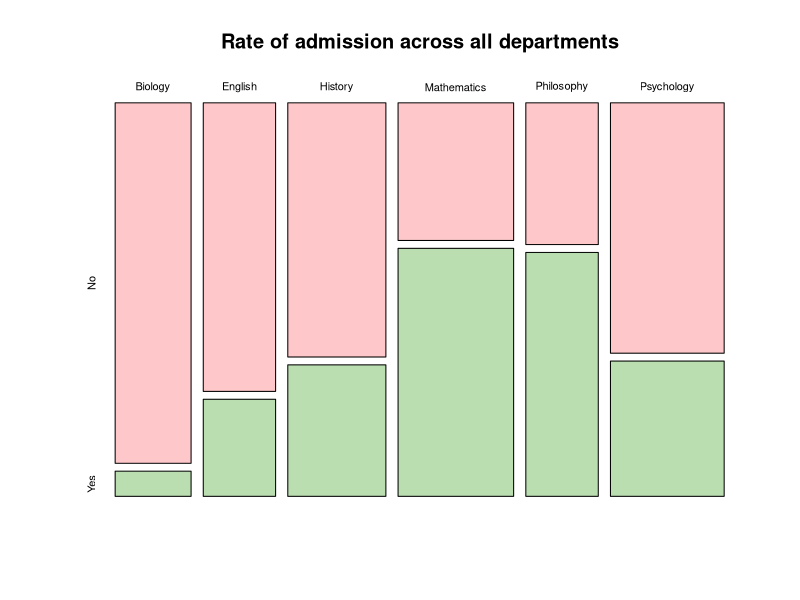

Write R code to recreate this figure.
x<-read.csv("AdmissionsData.csv", stringsAsFactors = FALSE)
table(x$Department)
table(x$Admitted)
table(x$Department, x$Sex)

#overall acceptance rate for men
sum(x$Sex=="M" & x$Admitted=="Yes")/sum(x$Sex=="M")*100

#overall acceptance rate for women
sum(x$Sex=="F" & x$Admitted=="Yes")/sum(x$Sex=="F")*100

#ALTERNATIVE SOLUTION TO A)

admits<-table(x$Sex,x$Admitted,x$Department)
admits<-table(x$Department,x$Admitted)
mosaicplot(admits, col = hcl(c(10, 120)),main="Rate of admission across all departments")

#Mathematics

math<-x[x$Department=="Mathematics", ]
sum(math$Sex=="M" & math$Admitted=='Yes')/sum(math$Sex=='M')*100
sum(math$Sex=="F" & math$Admitted=='Yes')/sum(math$Sex=='F')*100

#admitted<-table(x[x$Admitted=="Yes", ]$Sex, x[x$Admitted=="Yes", ]$Department)/table(x$Sex, x$Department)*100
#mosaicplot(admitted,main="Rate of admission for male and female across all departments")


sum(table(x[x$Sex=="M"&x$Admitted=="Yes"&x$Department=="Biology", ]))/sum(table(x[x$Sex=='M'&x$Department=="Biology", ]))
#THIS IS THE SCRIPT FOR THE PERCENTAGE OF MEN. VERY IMPORTANT
#What fraction of men and women applied to each department?

#bio
sum(x$Department=="Biology"&x$Sex=="M")/sum(x$Sex=="M")*100
sum(x$Department=="Biology"&x$Sex=="F")/sum(x$Sex=="F")*100

#english
sum(x$Department=="English"&x$Sex=="M")/sum(x$Sex=="M")*100
sum(x$Department=="English"&x$Sex=="F")/sum(x$Sex=="F")*100

#History
sum(x$Department=="History"&x$Sex=="M")/sum(x$Sex=="M")*100
sum(x$Department=="History"&x$Sex=="F")/sum(x$Sex=="F")*100

#Mathematics
sum(x$Department=="Mathematics"&x$Sex=="M")/sum(x$Sex=="M")*100
sum(x$Department=="Mathematics"&x$Sex=="F")/sum(x$Sex=="F")*100

#Philosophy
sum(x$Department=="Philosophy"&x$Sex=="M")/sum(x$Sex=="M")*100
sum(x$Department=="Philosophy"&x$Sex=="F")/sum(x$Sex=="F")*100

#Psychology
sum(x$Department=="Psychology"&x$Sex=="M")/sum(x$Sex=="M")*100
sum(x$Department=="Psychology"&x$Sex=="F")/sum(x$Sex=="F")*100
